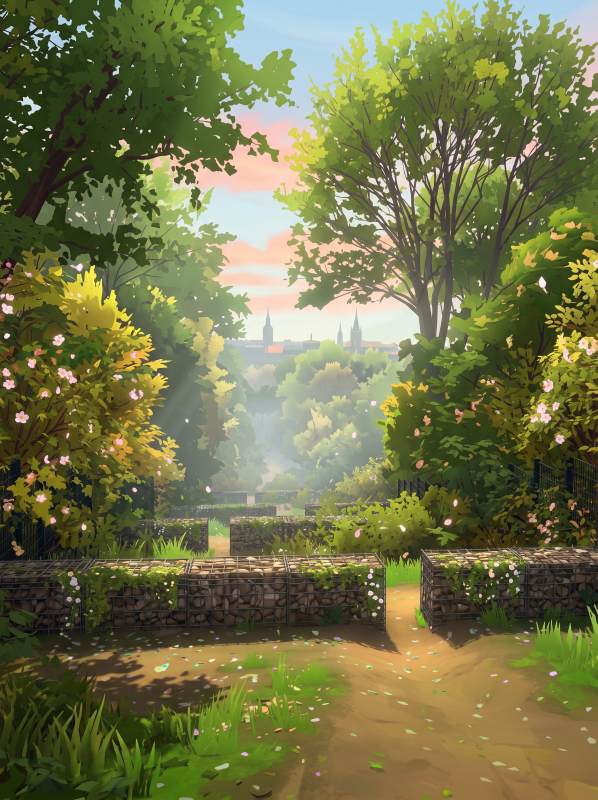
#> input picture assets/seasons/Gemini_Generated_Image_w6qkrrw6qkrrw6qk copy.jpg, 1792 x 2400 px (shown at 1/3 size)
$ python build-environment.py
#> lines starting #> are read from the running program, lines starting #| are printed output that depends on the picture
"""Prepare the user's seasonal references for the runtime (Pillow required).

Only the upper 60% is used: sky, skyline and distant woodland, above every
painted gabion. The runtime blends the lower edge into its own depth fog.
Usage: python3 tools/build-environment.py [--source assets/seasons] [--out assets/environment]
"""
import argparse
from pathlib import Path
from PIL import Image, ImageOps

ROOT = Path(__file__).resolve().parents[1]
FORESTS = {
    'spring': 'exec-b66f9f1a-d90a-4367-aa9f-8d024639b071.png',
    'summer': 'exec-2415d986-b393-41e9-9a57-4b48eb4a1d32.png',
    'autumn': 'exec-dc5970e0-dab1-4f1f-8b57-8c2feaf76a85.png',
    'winter': 'exec-979bfc50-330f-4c95-92a9-ad4deefb6e6b.png',
}
SOURCES = {
    'spring': 'Gemini_Generated_Image_w6qkrrw6qkrrw6qk copy.jpg',
    'summer': 'Gemini_Generated_Image_w6qkrrw6qkrrw6qk.jpg',
    'autumn': 'Gemini_Generated_Image_vozmanvozmanvozm.jpg',
    'winter': 'Gemini_Generated_Image_w6qkrrw6qkrrw6qk.jpeg',
}

if __name__ == '__main__':
    parser = argparse.ArgumentParser(description=__doc__)
    parser.add_argument('--source', type=Path, default=ROOT / 'assets/seasons')
    parser.add_argument('--out', type=Path, default=ROOT / 'assets/environment')
    parser.add_argument('--forest-source', type=Path, help='Directory of original Imagegen PNGs; see assets/environment/README.md')
    args = parser.parse_args()
    args.out.mkdir(parents=True, exist_ok=True)
    total = 0
    for season, filename in SOURCES.items():
        image = ImageOps.exif_transpose(Image.open(args.source / filename)).convert('RGB')
#> image is the input picture: PIL image 1792x2400 RGB; mean R, G, B 115.6, 116.7, 74.4
        horizon = image.crop((0, 0, image.width, round(image.height * 0.60)))
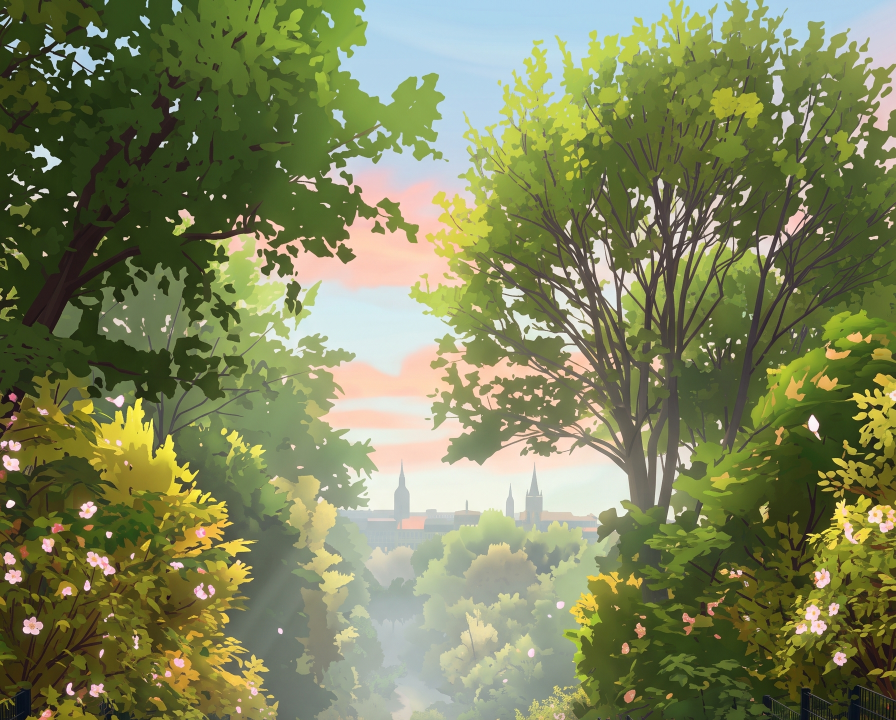
#> horizon: PIL image 1792x1440 RGB (shown at 1/2 size); mean R, G, B 125.3, 131.2, 89.9
        horizon = horizon.resize((768, 618), Image.Resampling.LANCZOS)
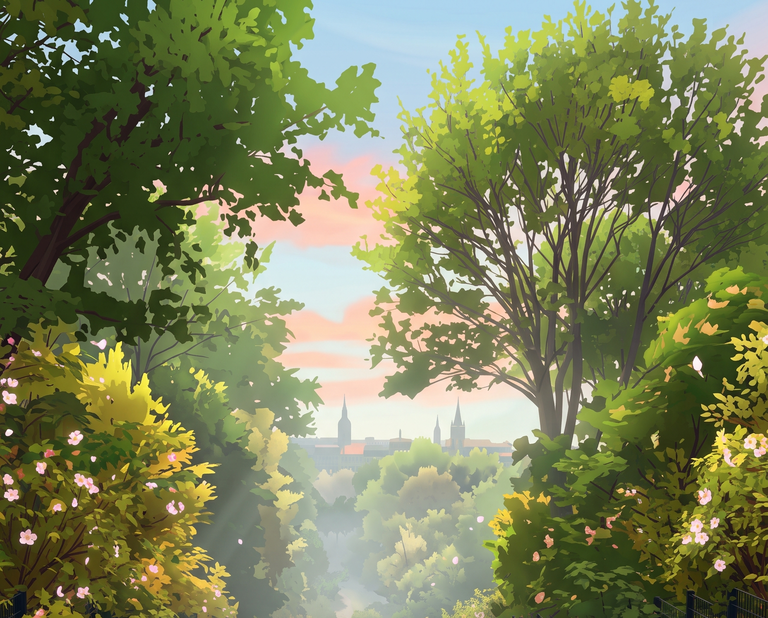
#> horizon: PIL image 768x618 RGB; mean R, G, B 125.3, 131.2, 89.9
        target = args.out / f'{season}-horizon.webp'
        horizon.save(target, 'WEBP', quality=82, method=6)
#> (the run stopped early here; a loop or call above may not have finished)

$ run again, with assets/gabion.jpg copied over assets/seasons/Gemini_Generated_Image_w6qkrrw6qkrrw6qk copy.jpg
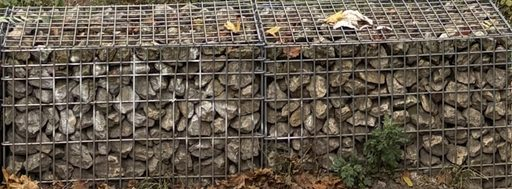
#> input picture assets/gabion.jpg, 512 x 189 px
#> image is the input picture: PIL image 512x189 RGB; mean R, G, B 100.7, 90.4, 77.4
#> `horizon = image.crop((0, 0, image.width, round(image.height * 0.60)))`:
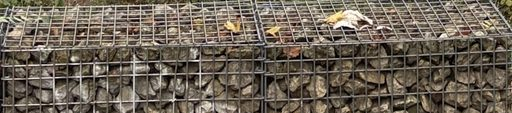
#> horizon: PIL image 512x113 RGB; mean R, G, B 108.8, 99, 86.5
#> `horizon = horizon.resize((768, 618), Image.Resampling.LANCZOS)`:
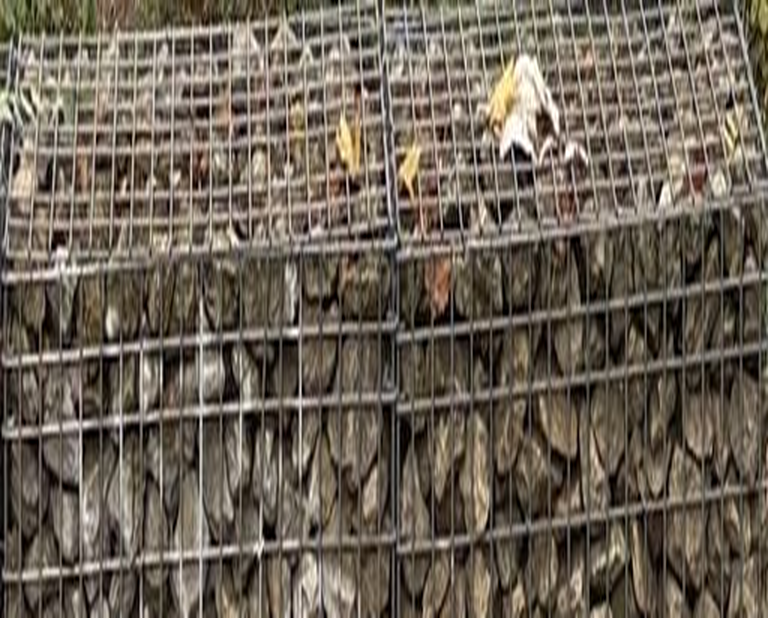
#> horizon: PIL image 768x618 RGB; mean R, G, B 108.8, 99, 86.6

$ run again, with assets/park.jpg copied over assets/seasons/Gemini_Generated_Image_w6qkrrw6qkrrw6qk copy.jpg
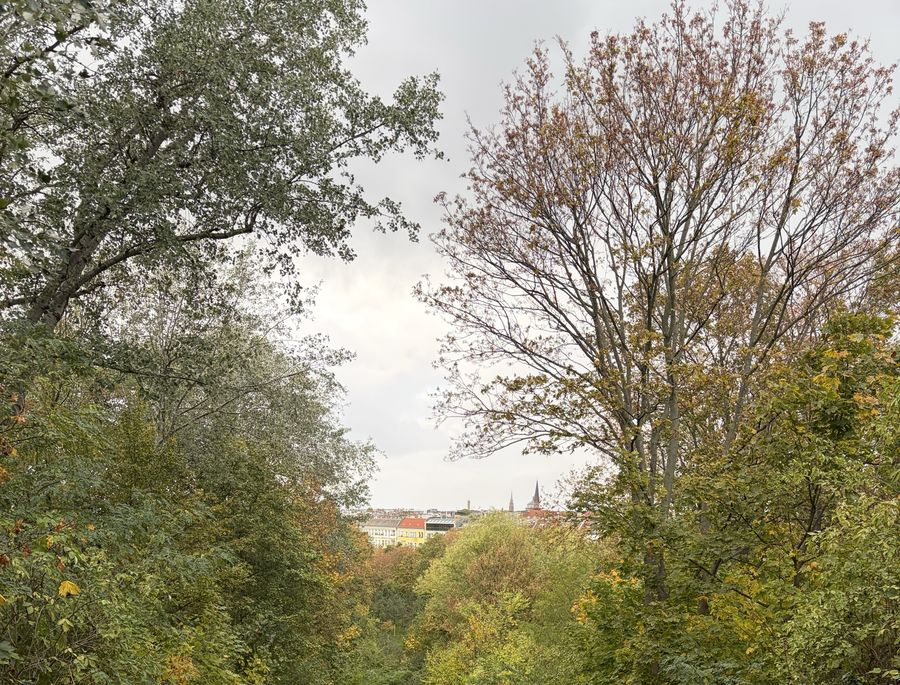
#> input picture assets/park.jpg, 900 x 685 px
#> image is the input picture: PIL image 900x685 RGB; mean R, G, B 142.3, 137.4, 114.1
#> `horizon = image.crop((0, 0, image.width, round(image.height * 0.60)))`:
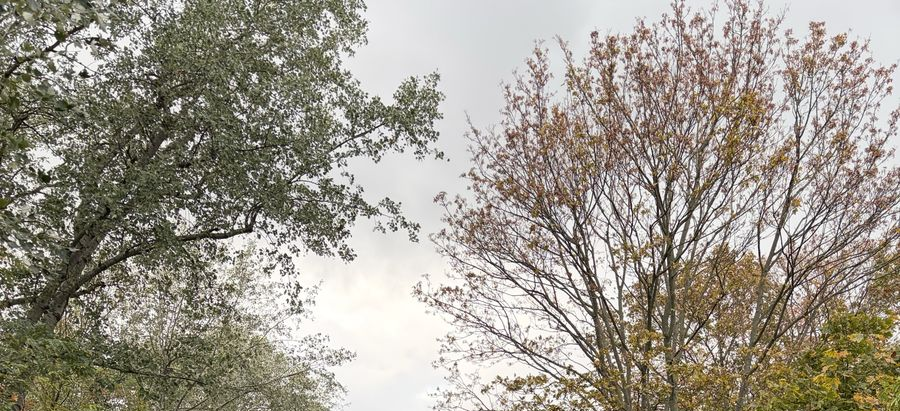
#> horizon: PIL image 900x411 RGB; mean R, G, B 156.9, 151.7, 140.7
#> `horizon = horizon.resize((768, 618), Image.Resampling.LANCZOS)`:
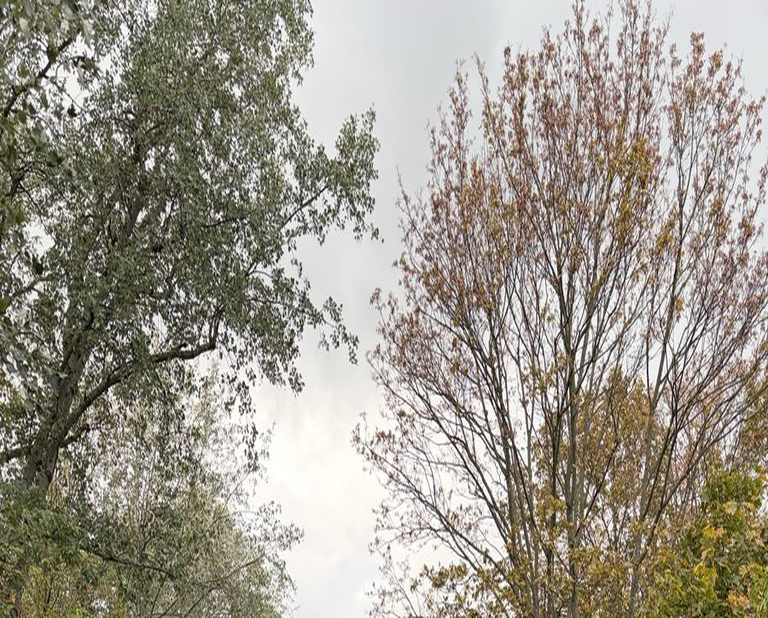
#> horizon: PIL image 768x618 RGB; mean R, G, B 156.8, 151.6, 140.7
